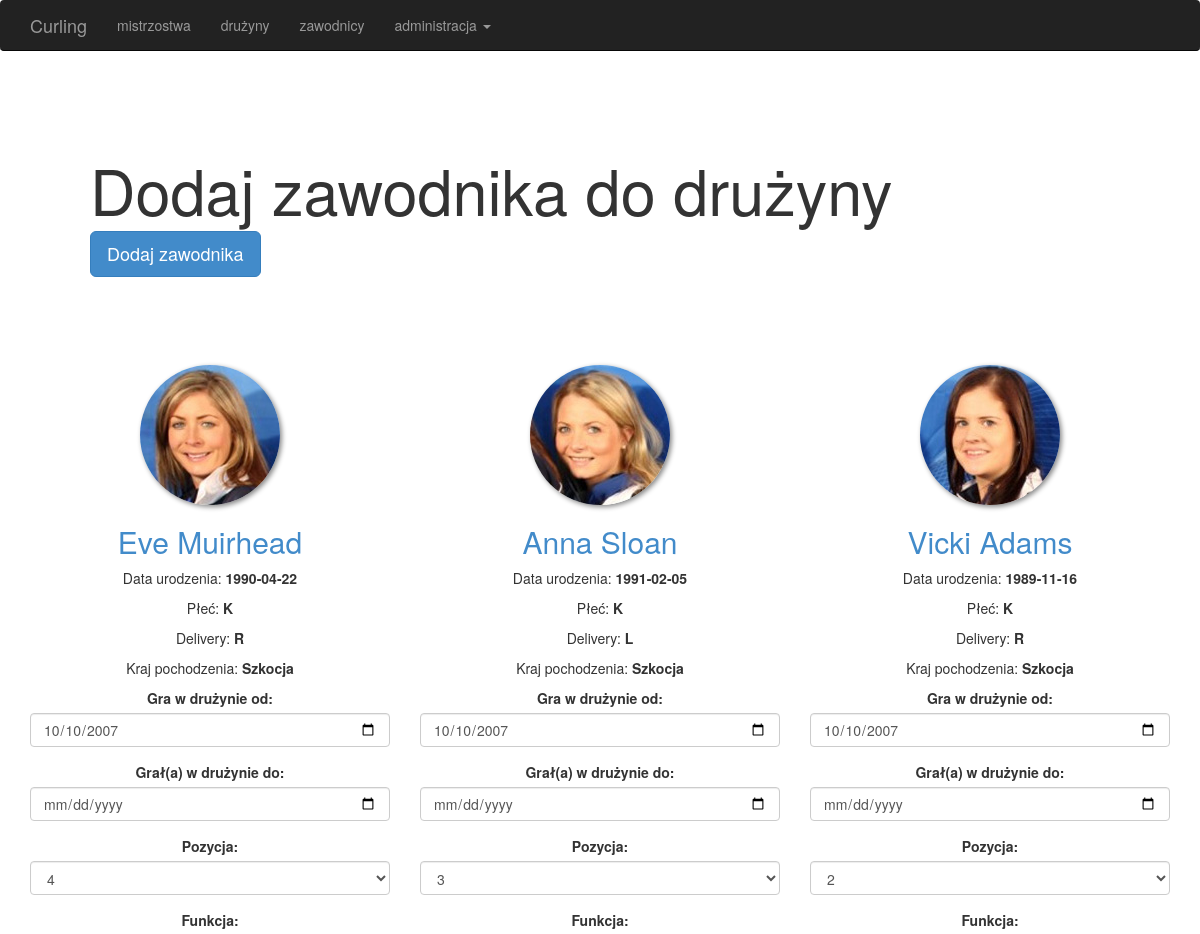
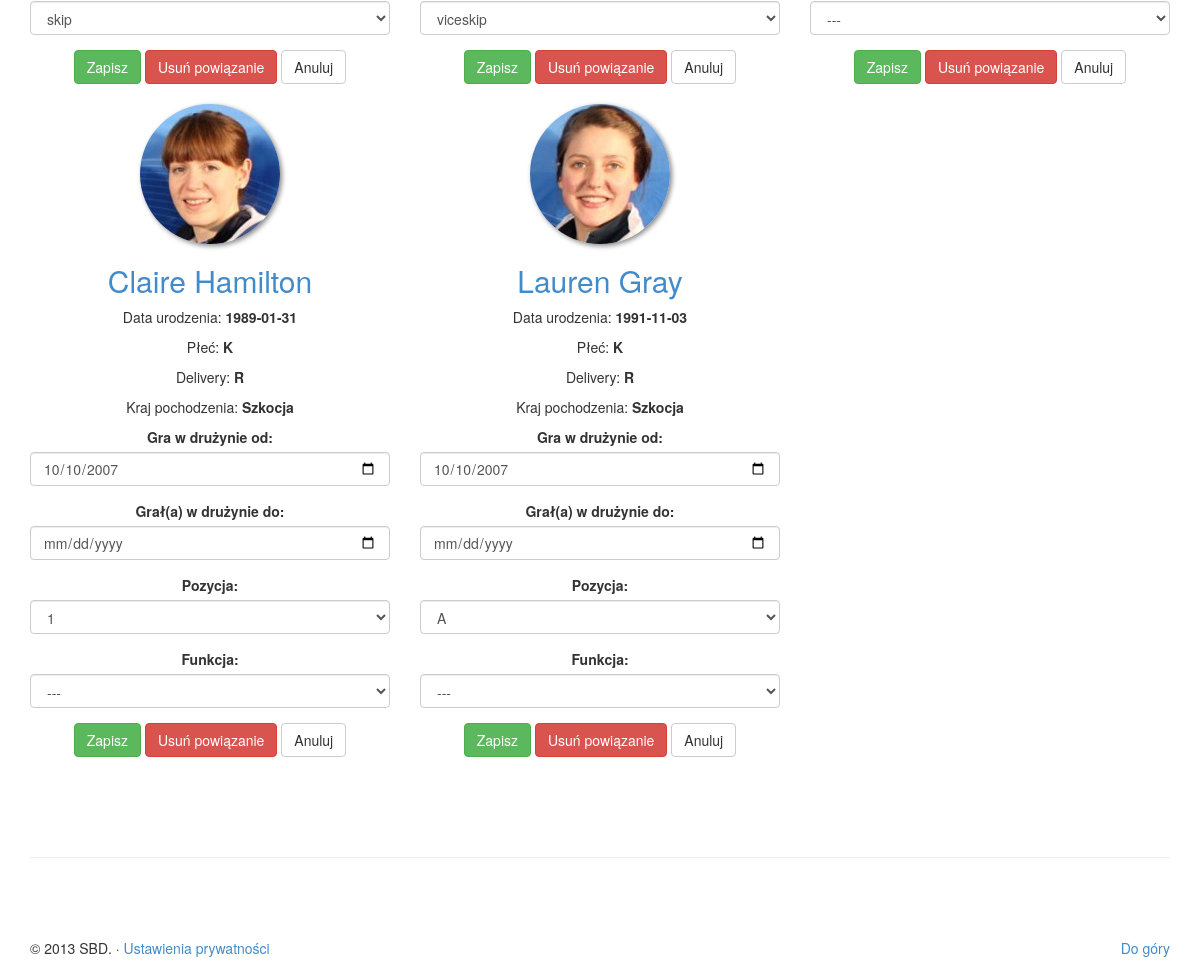
The page /admin-teams.php?action=edit_members&id_team=1 on the database its author committed (2 pictures, top to bottom).
### tables this page shows
CREATE TABLE IF NOT EXISTS `zawodnik` (
  `id_zawodnik` int(11) NOT NULL AUTO_INCREMENT,
  `imie` varchar(45) NOT NULL,
  `nazwisko` varchar(45) NOT NULL,
  `data_ur` date DEFAULT NULL,
  `plec` varchar(1) NOT NULL,
  `photo` varchar(256) DEFAULT NULL,
  `kierunek` varchar(1) DEFAULT NULL,
  `id_kraj` int(11) DEFAULT NULL,
  PRIMARY KEY (`id_zawodnik`),
  UNIQUE KEY `id_zawodnik_UNIQUE` (`id_zawodnik`),
  KEY `id_kraj_idx` (`id_kraj`)
);

CREATE TABLE IF NOT EXISTS `kraj` (
  `id_kraj` int(11) NOT NULL AUTO_INCREMENT,
  `nazwa` varchar(45) NOT NULL,
  `img` varchar(265) DEFAULT NULL,
  `akronym` varchar(3) DEFAULT NULL,
  PRIMARY KEY (`id_kraj`)
);

CREATE TABLE IF NOT EXISTS `zawodnik_druzyna` (
  `id_zawodnik` int(11) NOT NULL AUTO_INCREMENT,
  `id_druzyna` int(11) NOT NULL,
  `data_od` date DEFAULT NULL,
  `data_do` date DEFAULT NULL,
  `pozycja` varchar(1) DEFAULT NULL,
  `funkcja` varchar(1) DEFAULT NULL,
  PRIMARY KEY (`id_zawodnik`,`id_druzyna`),
  KEY `id_druzyna_idx` (`id_druzyna`)
);

### class.Baza.php (called while the page is built, shortened)
<?php
class Baza
{
	function __construct($dbms, $host, $database, $port, $username, $password)
	{
		try {
			$this->pdo = new PDO($dbms.':host='.$host.';dbname='.$database.';port='.
			  $port, $username, $password, array(PDO::MYSQL_ATTR_INIT_COMMAND => "SET NAMES utf8"));
			$this->pdo->setAttribute(PDO::ATTR_ERRMODE, PDO::ERRMODE_EXCEPTION);
		}
		catch(PDOException $e) {
			echo 'Połączenie nie mogło zostać utworzone:<br> ' . $e->getMessage();
		}
	}
	function getCountryName($id) {
		try {
			$stmt = $this->pdo->query('select nazwa from kraj where id_kraj='.$id);
			$rows = $stmt->fetch(PDO::FETCH_NUM);
		}
		catch(PDOException $e) {
			$rows[0] = 'nieznany';
		}
		return $rows[0];
	}
}
?>

### class.Player.php (the view, shortened to what this page needs)
<?php
class Player extends Baza {
	function selectPlayer($id) {
		$stmt = $this->pdo->query('select * from zawodnik where id_zawodnik='.$id);
		foreach ($stmt as $row) {
			if($row['photo']) $src = 'img/av/'.$row['photo'];
			echo '
						<img src="'.$src.'" style="width: 140px; height: 140px;" class="img-circle" data-src="holder.js/140x140" alt="140x140">
						<h2><a href="player.php?id_player='.$row['id_zawodnik'].'">'.$row['imie'].' '.$row['nazwisko'].'</a></h2>
						<p>Data urodzenia: <strong>'.$row['data_ur'].'</strong></p>
						<p>Płeć: <strong>'.$row['plec'].'</strong></p>
						<p>Delivery: <strong>'.$row['kierunek'].'</strong></p>
						<p>Kraj pochodzenia: <strong>'.$this->getCountryName($row['id_kraj']).'</strong></p>
			';
		}
	}
}
	?>

### class.Team.php (shortened to what this page needs)
<?php
class Team extends Baza {
	function getCurrentConnections($id_team) {
		$currentDate = date('Y-m-d');
		$sql = 'SELECT * FROM zawodnik_druzyna where id_druzyna='.$id_team.' and data_do is NULL or data_do > \''.$currentDate.'\'';
		$stmt = $this->pdo->query($sql);
		$rows = $stmt->fetchAll(PDO::FETCH_ASSOC);
		return $rows;
	}
	function getPastConnections($id_team) {
		$currentDate = date('Y-m-d');
		$sql = 'SELECT * FROM zawodnik_druzyna where id_druzyna='.$id_team.' and data_do < \''.$currentDate.'\'';
		$stmt = $this->pdo->query($sql);
		$rows = $stmt->fetchAll(PDO::FETCH_ASSOC);
		return $rows;
	}
	function editTeamMembers($id_team, $action) {
		if($action == 'edit_members') {
			$current = $this->getCurrentConnections($id_team);
            $past = $this->getPastConnections($id_team);
            $temp = array_merge($current, $past);
			$total = count($temp);
			foreach($temp as $key => $value) {
				$zawodnik = new Player($this->_dbms, $this->_host, $this->_database, $this->_port, $this->_username, $this->_password);
				if(!($key%3)) {
						echo '<div class="row">';
				}
				echo '
					<div class="col-lg-4">';
					$zawodnik->selectPlayer($value['id_zawodnik']);
				echo '
						<form role="form" action="admin-teams.php" method="post">
							<div class="form-group">
								<label for="dateFrom">Gra w drużynie od:</label>
								<input type="date" class="form-control" name="dateFrom" value="'.$value['data_od'].'">
							</div>
							<div class="form-group">
								<label for="dateTo">Grał(a) w drużynie do:</label>
								<input type="date" class="form-control" name="dateTo"  value="'.$value['data_do'].'">
							</div>
							<div class="form-group">
								<label for="position">Pozycja:</label>
									<select name="position" class="form-control">
										<option value="1"'; if($value['pozycja'] == '1') { echo ' selected'; } echo '>1</option>
										<option value="2"'; if($value['pozycja'] == '2') { echo ' selected'; } echo '>2</option>
										<option value="3"'; if($value['pozycja'] == '3') { echo ' selected'; } echo '>3</option>
										<option value="4"'; if($value['pozycja'] == '4') { echo ' selected'; } echo '>4</option>
										<option value="A"'; if($value['pozycja'] == 'A') { echo ' selected'; } echo '>A</option>
									</select>
							</div>
							<div class="form-group">
								<label for="function">Funkcja:</label>
									<select name="function" class="form-control">
										<option value="S"'; if($value['funkcja'] == 'S') { echo ' selected'; } echo '>skip</option>
										<option value="V"'; if($value['funkcja'] == 'V') { echo ' selected'; } echo '>viceskip</option>
										<option value="none"';  if(empty($value['funkcja'])) { echo ' selected'; } echo '>---</option>
									</select>
							</div>
							<div class="form-group">
								<input type="hidden" class="form-control" name="formType" value="association">
								<input type="hidden" class="form-control" name="playerID" value="'.$value['id_zawodnik'].'">
								<input type="hidden" class="form-control" name="teamID" value="'.$id_team.'">
							</div>
							<button type="submit" name="submit" class="btn btn-success">Zapisz</button>
							<button type="submit" name="delete" class="btn btn-danger">Usuń powiązanie</button>
							<a href="admin-teams.php" class="btn btn-default">Anuluj</a>
						</form>
					</div>
				';
				if(($key%3 == 2) || $key == ($total-1)) {
						echo '
							</div>
						';
				}
			}
		}
	}
}
?>

### css/sbd.css (style rules this page uses)
.marketing .col-lg-4 { margin-bottom: 20px; text-align: center; }
.marketing h2 { font-weight: normal; }
.marketing .col-lg-4 p { margin-left: 10px; margin-right: 10px; }
.img-circle { box-shadow: 2px 2px 5px #888888; }

### rows shown on the page
zawodnik_druzyna: dateFrom "10/10/2007", position "4", function "skip"
zawodnik: photo (picture), imie "Eve", nazwisko "Muirhead", data_ur "1990-04-22", plec "K", kierunek "R", id_kraj.nazwa "Szkocja"
zawodnik_druzyna: dateFrom "10/10/2007", position "3", function "viceskip"
zawodnik: photo (picture), imie "Anna", nazwisko "Sloan", data_ur "1991-02-05", plec "K", kierunek "L", id_kraj.nazwa "Szkocja"
zawodnik_druzyna: dateFrom "10/10/2007", position "2", function "---"
zawodnik: photo (picture), imie "Vicki", nazwisko "Adams", data_ur "1989-11-16", plec "K", kierunek "R", id_kraj.nazwa "Szkocja"
zawodnik_druzyna: dateFrom "10/10/2007", position "1", function "---"
zawodnik: photo (picture), imie "Claire", nazwisko "Hamilton", data_ur "1989-01-31", plec "K", kierunek "R", id_kraj.nazwa "Szkocja"
zawodnik_druzyna: dateFrom "10/10/2007", position "A", function "---"
zawodnik: photo (picture), imie "Lauren", nazwisko "Gray", data_ur "1991-11-03", plec "K", kierunek "R", id_kraj.nazwa "Szkocja"
